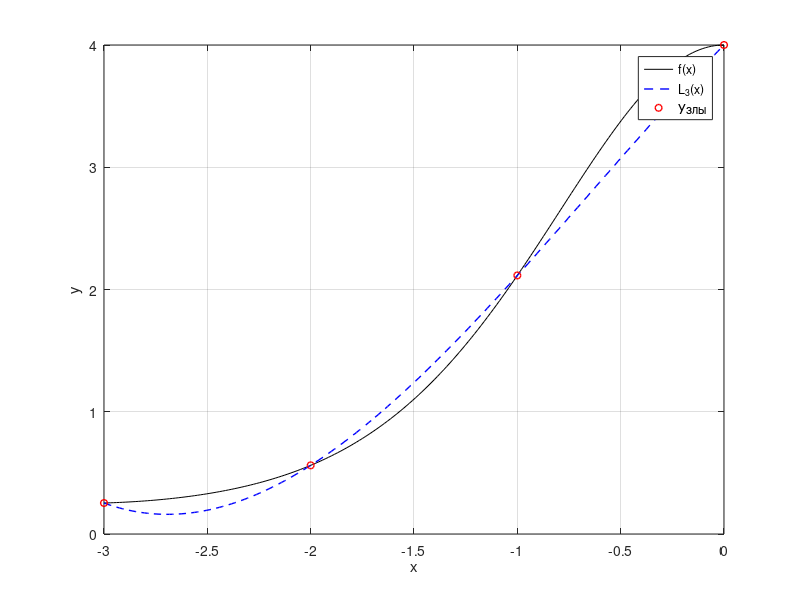

Write MATLAB code to recreate this figure.
% Лабораторная работа №4, вариант 5
% f(x) = 4^(cos(x)), [a,b] = [-3, 0]
clear; clc; close all;

a = -3;
b = 0;

%узлы равномерной сетки
x_nodes = [-3, -2, -1, 0];

% Функция f(x) = 4^(cos(x))
f = @(x) 4 .^ (cos(x));

y_nodes = f(x_nodes);


fprintf("Узлы и значения функции f(x) = 4^(cos(x)):\n");
for i = 1:length(x_nodes)
    printf("x_%d = %2d, f(x_%d) = %.6f\n", i-1, x_nodes(i), i-1, y_nodes(i));
end

% Точки погрешности
x_j = [(5*a + b)/6, (a + b)/2, (a + 5*b)/6];
fprintf("\nx_j:");
disp(x_j);
y_j = f(x_j);
fprintf("y_j:");
disp(y_j);

% Базисные полиномы как функции (вручную считал)
l0 = @(x) ((x + 2) .* (x + 1) .* x) / (-6);
l1 = @(x) ((x + 3) .* (x + 1) .* x) / (2);
l2 = @(x) ((x + 3) .* (x + 2) .* x) / (-2);
l3 = @(x) ((x + 3) .* (x + 2) .* (x + 1)) / (6);

% Интерполяционный многочлен Лагранжа
L = @(x) y_nodes(1)*l0(x) + y_nodes(2)*l1(x) + y_nodes(3)*l2(x) + y_nodes(4)*l3(x);

L_xnodes = L(x_nodes);
fprintf("Значения полинома Лагранжа в узлах:" );
disp(L_xnodes);

L_xj = L(x_j);
fprintf("Значения полинома Лагранжа в точках x_j:" );
disp(L_xj);

errors_L = abs(y_j - L_xj);
% Вывод таблицы
fprintf('\nТаблица результатов (равномерная сетка):\n');
fprintf('-------------------------------------------------------------\n');
fprintf('j   x_j        f(x_j)      L3(x_j)      |f(x_j) - L3(x_j)|\n');
fprintf('-------------------------------------------------------------\n');
for j = 1:length(x_j)
    fprintf('%d   %6.3f   %10.6f   %10.6f   %10.6e\n', ...
            j-1, x_j(j), y_j(j), L_xj(j), errors_L(j));
end
fprintf('-------------------------------------------------------------\n');





xx = linspace(a, b, 200);
figure;
plot(xx, f(xx), 'k-', xx, L(xx), 'b--', 'LineWidth', 1);
hold on;
plot(x_nodes, y_nodes, 'ro', 'MarkerSize', 5, 'LineWidth', 1);
hold off;
grid on;
legend('f(x)', 'L_3(x)', 'Узлы', 'Location', 'best');
xlabel('x'); ylabel('y');



